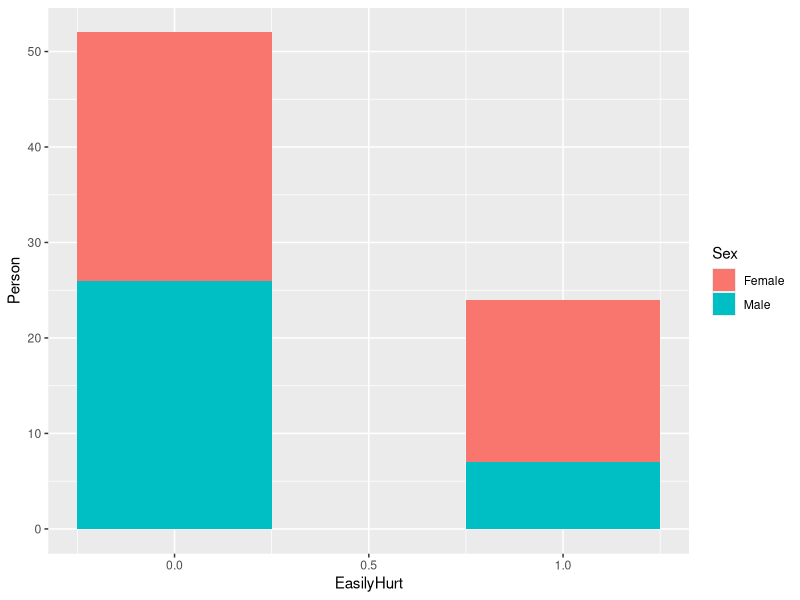
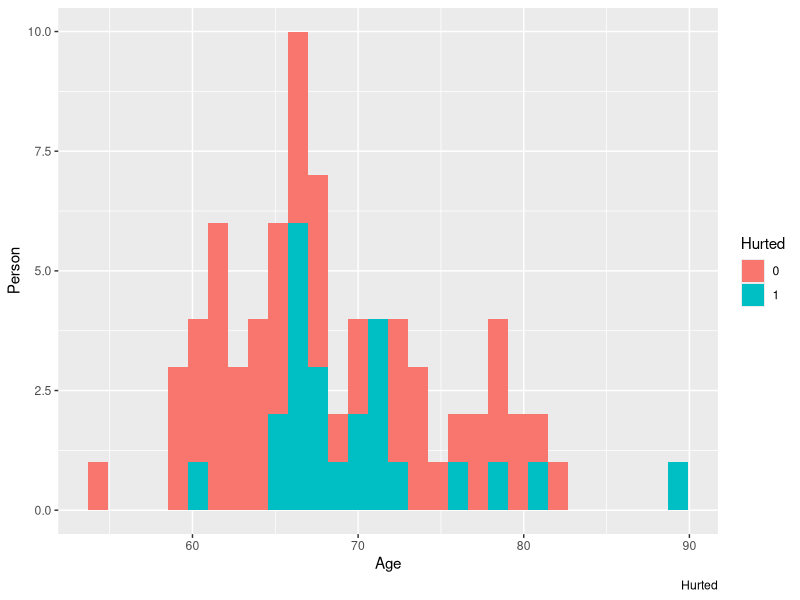
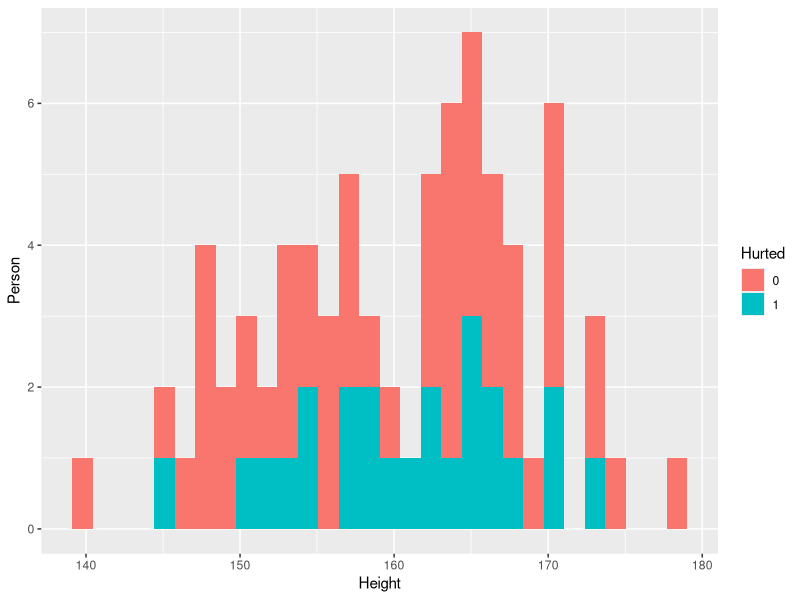
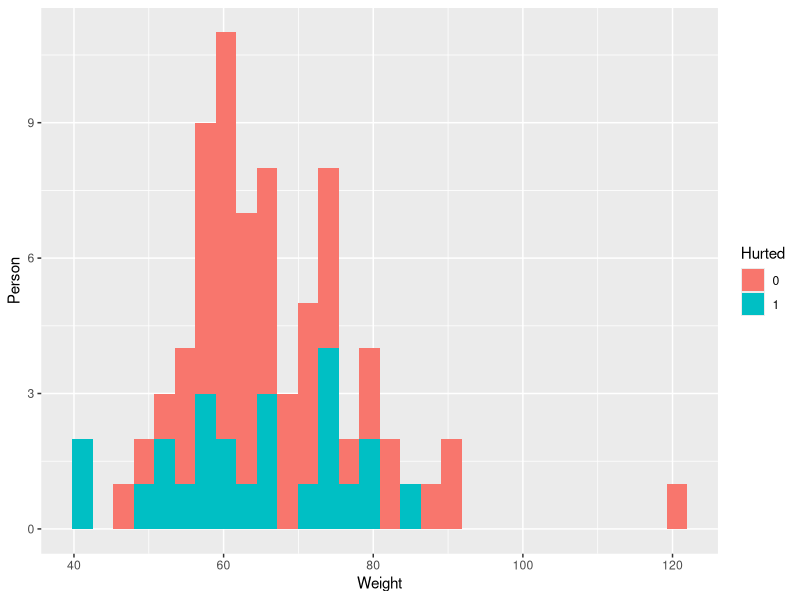
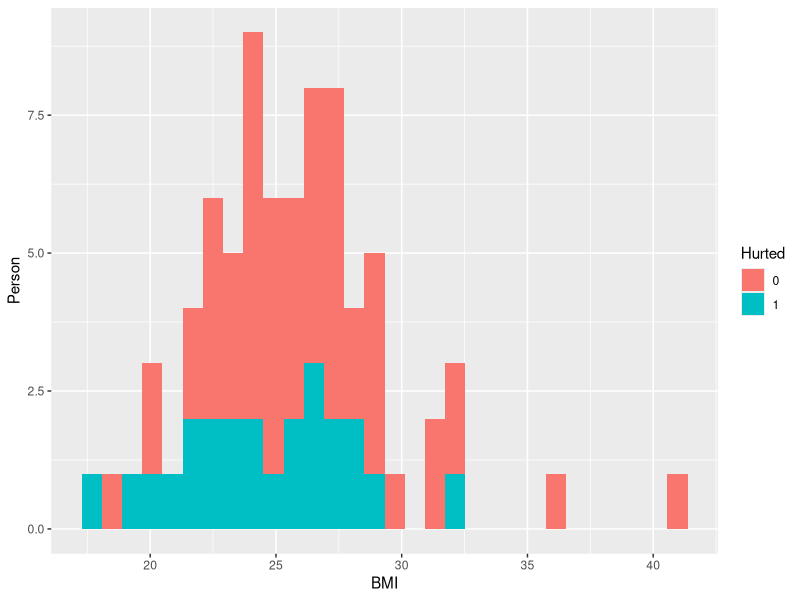
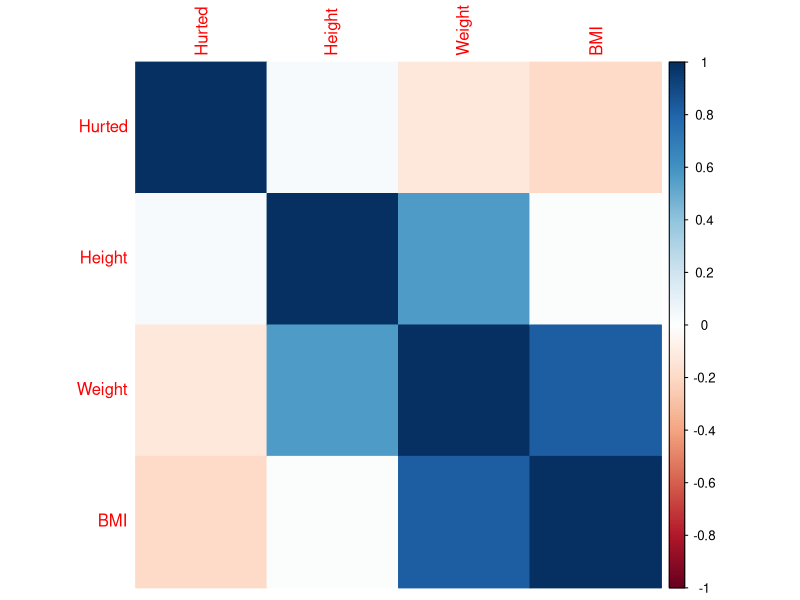

R code for these plots, in order: (Note: this script raises an error after producing the figures.)
library(readr)
data = read_csv("Annex 1 Basic Data of Elderly People.csv" )
data = read.csv("Annex 1 Basic Data of Elderly People.csv" )
colnames(data)[11] = "Hurted"
data$Hurted = factor(data$Hurted)
colnames(data)
str(data)
library(ggplot2)
ggplot(data, aes(x=as.numeric(Hurted)-1, fill=Sex)) +geom_histogram(binwidth = 0.5) + 
  geom_histogram(position = "stack") + labs(x = "EasilyHurt", y = "Person")


ggplot(data, aes(x=Age, fill=Hurted))  + 
  geom_histogram(position = "stack") + labs(x = "Age", y = "Person", caption = "Hurted")

str(data)

ggplot(data, aes(x=Height, fill=Hurted))  + 
  geom_histogram(position = "stack") + labs(x = "Height", y = "Person")

ggplot(data, aes(x=Weight, fill=Hurted))  + 
  geom_histogram(position = "stack") + labs(x = "Weight", y = "Person")

ggplot(data, aes(x=BMI, fill=Hurted))  + 
  geom_histogram(position = "stack") + labs(x = "BMI", y = "Person")

install.packages("corrplot")
library(corrplot)
data$Hurted = as.numeric(data$Hurted)
cordata = cor(data[,c("Hurted","Height","Weight","BMI")])
corrplot(cordata,method ="color")


result = read.csv("RESULT.csv")
result
library(caret)
result$Hurt = as.factor(result$Hurt)
result$Predict = as.factor(result$Predict)
confusionMatrix(result[,c("Hurt", "Predict")])
str(result)

resultsummary = table(result[,c("Hurt", "Predict")])
plot(resultsummary, type = "n", col = c(197,55), lwd = 10, main = "RESULT")
